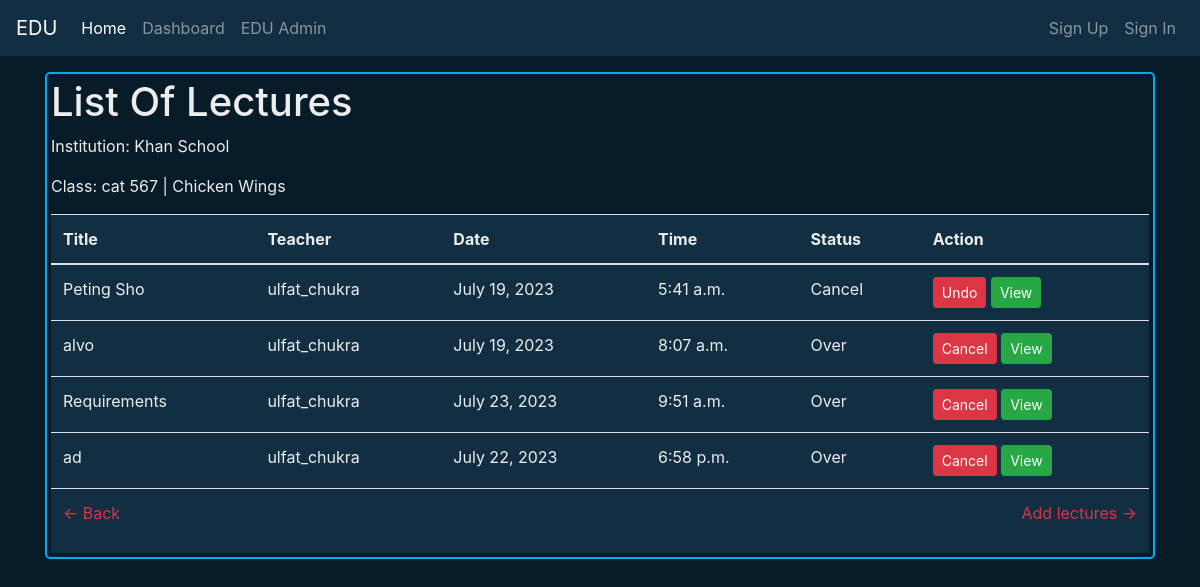
The page /edu/Khan_School474aa/class/cat567ChickenWings35e0084d-9/list-of-lectures/ on the database its author committed.
### edu/models.py (models this page shows, shortened)
class xEduInstitution(models.Model):
    OwnerOfX = models.OneToOneField(User, on_delete=models.CASCADE)
    name = models.CharField(max_length=150)
    typeOfInstitution = models.ForeignKey(InstitutionType, on_delete=models.CASCADE)
    uuid = models.UUIDField(default=uuid.uuid4,editable=False)
    email = models.EmailField()
    country = CountryField()
    phone = models.CharField(max_length=20)
    address = models.CharField(max_length=255)
    picture = models.ImageField(upload_to=upload_path, blank=True)
    registration_date = models.DateField(default=timezone.now , editable=False)
    pk_key = models.CharField( unique=True, max_length=255)
    active = models.BooleanField(default=True)
    def __str__(self):
        return self.name

### edu_onLine_class/models.py (models this page shows, shortened)
class ClassOfStudents(models.Model):
    Eclass = models.ForeignKey(eduClass, on_delete=models.CASCADE)
    name = models.CharField(default="A",max_length=50)
    incharge = models.ForeignKey(
        eduFaculty,
        on_delete=models.CASCADE,
        related_name='classes_in_charge'
    )
    studentsOfclass = models.ManyToManyField(
        eduStudents,
        blank=True,
        related_name='class_student'
    )
    createDateTime = models.DateTimeField(default=timezone.now,editable=False)
    uuid = models.UUIDField(default=uuid.uuid4,editable=False)
    cls_key = models.CharField(null=True,max_length=50)
    def __str__(self):
        return f'{self.name} | {self.Eclass}'

class Electure(models.Model):
    Eclass = models.ForeignKey(ClassOfStudents, on_delete=models.CASCADE,related_name='lectures')
    teacher  = models.ForeignKey(
            eduFaculty,
            on_delete=models.CASCADE,
            related_name='class_taker'
        )
    title = models.CharField(max_length=250)
    date = models.DateTimeField()
    video = models.ForeignKey(eClassVideos,on_delete=models.SET_NULL,blank=True,null=True)
    over = models.BooleanField(default=False)
    cancel = models.BooleanField(default=False)

### edu_stracture/models.py (models this page shows, shortened)
class eduClass(models.Model):
    edu = models.ForeignKey(xEduInstitution, on_delete=models.CASCADE)
    course = models.ForeignKey(InstCourse, on_delete=models.CASCADE)
    semister = models.ForeignKey(Semester, on_delete=models.CASCADE)
    department = models.ForeignKey(eduDepartment,blank=True,null=True ,on_delete=models.CASCADE)
    name = models.CharField(max_length=100)
    capacity = models.IntegerField()
    location = models.CharField(max_length=150)
    picture = models.ImageField(upload_to=upload_path,blank=True)
    dateOfcreation = models.DateField(default=timezone.now,editable=False)
    def __str__(self):
        return self.name

### edu_members/models.py (models this page shows, shortened)
class eduFaculty(models.Model):
    edu = models.ForeignKey(xEduInstitution , on_delete=models.CASCADE)
    user = models.OneToOneField(User, on_delete=models.CASCADE)
    dataForm = models.ForeignKey(jobCvForm, on_delete=models.CASCADE)
    uuid = models.UUIDField(default=uuid.uuid4, editable=False)
    eduID = models.CharField(max_length=50,null=True,blank=True)
    joinedAt = models.DateField(default=timezone.now,editable=False)
    disable = models.BooleanField(default=False)
    ex_Faculty = models.BooleanField(default=False)
    equiet = models.BooleanField(default=False)
    suspend = models.BooleanField(default=False)

### edu_onLine_class/views.py (the view, shortened to what this page needs)
# urls.py: path('<str:cls_key>/list-of-lectures/',listOfElectures.as_view(),name='list_Lectures'),
class listOfElectures(ListView):
    model = Electure
    template_name = "onLine_class/listofLecture.html"
    context_object_name = "all_lecture"
    def get(self,request,pk_key,cls_key):
        edu = get_object_or_404(xEduInstitution , pk_key=pk_key)
        cls = get_object_or_404(ClassOfStudents,cls_key=cls_key)
        all_lecture = Electure.objects.filter(Eclass=cls)
        contx = {
            'edu':edu,
            'cls':cls,
            self.context_object_name:all_lecture,
        }
        return render(request,self.template_name,contx)

### templates/onLine_class/listofLecture.html (shortened to what this page needs)
{% extends 'base.html' %}
{% block contx %}
<div class="txt-clr cs-card">
    <h1>List Of Lectures</h1>
    <p>Institution: {{edu}}</p>
    <p>Class: {{cls}}</p>
    <div class="table-responsive  bg-snd">
        <table class="table txt-clr">
            <thead>
                <tr>
                    <th>Title</th>
                    <th>Teacher</th>
                    <th>Date</th>
                    <th>Time</th>
                    <th>Status</th>
                    <th>Action</th>
                </tr>
            </thead>
            <tbody>
                {% for lecture in all_lecture %}
                     <tr>
                        <td>{{lecture.title}}</td>
                        <td>{{ lecture.teacher.user }}</td>
                        <td>{{ lecture.date.date }}</td>
                        <td>{{ lecture.date.time }}</td>
                        <td>
                            {% if lecture.cancel %}
                            Cancel
                            {% elif lecture.over %}
                            Over
                            {% else %}
                            Upcoming
                            {% endif %}
                        </td>
                        <td>
                            {% if lecture.cancel %}
                            <form action="" method="POST" class="d-inline">
                                    <button class="btn btn-danger btn-sm" type="submit">Undo</button>
                            </form>
                            {% else %}
                            <form action="" method="POST" class="d-inline">
                                    <button class="btn btn-danger btn-sm" type="submit">Cancel</button>
                            </form>
                            {% endif %}
                            <a href="{% url 'electureD' edu.pk_key cls.cls_key lecture.pk lecture.title %}" class="d-inline">
                                <button class="btn btn-success btn-sm" >View</button>
                            </a>
                        </td>
                    </tr>
                    {% empty %}
                    <tr>
                        <td colspan="6">No lectures found.</td>
                    </tr>
                {% endfor %}
                <tr>
                    <td colspan="6">
                        <a class="text-danger float-left" href="{% url 'classCD' edu.pk_key cls.pk cls.name %}"> &larr; Back</a>
                        <a class="text-danger float-right" href="{% url 'ElectureForm' edu.pk_key cls.pk cls.name %}">  Add lectures &#8594</a>
                    </td>
                </tr>
            </tbody>
        </table>
    </div>
</div>
{% endblock contx %}

### static/css/main.css (style rules this page uses)
:root { --bg-color:#081b29; --second-bg-color:#112e42; --text-color:#ededed; --main-color:#00abf0; }
html { overflow-x:hidden ; }
body { background-color: var(--bg-color) !important ; }
.bg-fst { background-color:var(--bg-color) !important; }
.bg-snd { background-color:var(--second-bg-color) !important; }
.txt-clr { color: var(--text-color) !important; }
.cs-card { background-color: var(--bg-color) !important; color: var(--text-color) !important; border: 2px solid var(--main-color) !important; border-radius: 5px !important; min-height: 45px; padding: 4px; }

### rows shown on the page
xEduInstitution: name "Khan School"
ClassOfStudents: name+Eclass "cat 567 | Chicken Wings"
Electure: title "Peting Sho", teacher.user "ulfat_chukra", date "July 19, 2023", date.time "5:41 a.m.", cancel "Cancel"
Electure: title "alvo", teacher.user "ulfat_chukra", date "July 19, 2023", date.time "8:07 a.m.", cancel "Over"
Electure: title "Requirements", teacher.user "ulfat_chukra", date "July 23, 2023", date.time "9:51 a.m.", cancel "Over"
Electure: title "ad", teacher.user "ulfat_chukra", date "July 22, 2023", date.time "6:58 p.m.", cancel "Over"
